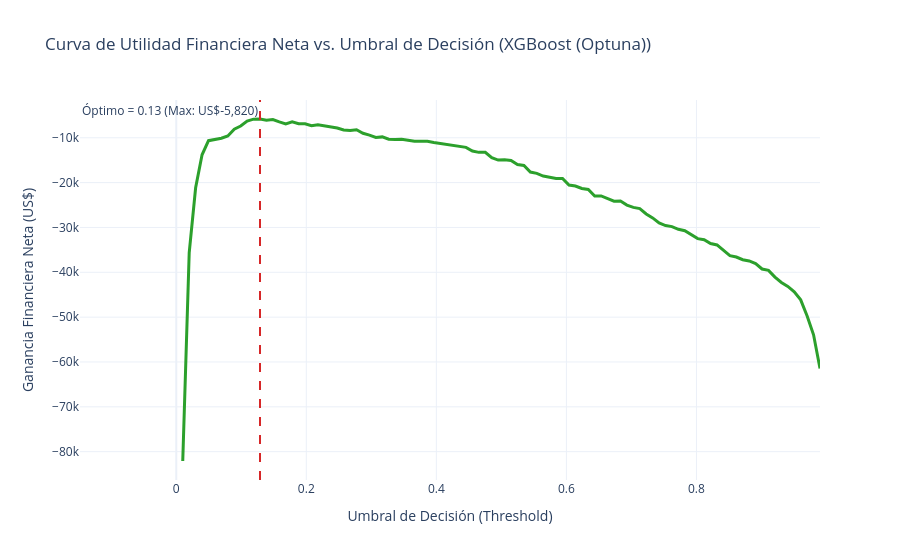

The notebook cell this image was saved under:
### Code cell
# Calibración de Umbral Financiero Óptimo sobre el modelo campeón
best_val_model_name = max(comparison_val.keys(), key=lambda k: comparison_val[k].pr_auc)
champion_val_proba = comparison_val[best_val_model_name].y_proba

th_tuning = find_optimal_business_threshold(y_val, champion_val_proba)
T_OPT = th_tuning.optimal_threshold

print(f"Modelo Campeón Seleccionado: {best_val_model_name}")
print(f"Umbral Óptimo Financiero T*: {T_OPT:.3f}")
print(f"Utilidad Neta Máxima en Validación: US$ {th_tuning.max_utility:,.0f}")
print(
    f"Sensibilidad (Recall) al corte óptimo: {th_tuning.recall_at_optimal * 100:.1f}%"
)
print(
    f"Precisión al corte óptimo:             {th_tuning.precision_at_optimal * 100:.1f}%"
)

fig_util = plot_business_utility_tradeoff(th_tuning, model_name=best_val_model_name)
save_figure_html(fig_util, "../presentation/figures/13_utilidad_vs_umbral_optuna.html")
fig_util.show()

### Figure 1 — Plotly figure (JSON) as saved in the notebook; plotly's stock layout.template omitted (floating-point values rounded to 4 significant figures)
{"data": [{"line": {"color": "#2ca02c", "width": 3}, "mode": "lines", "name": "Utilidad Financiera Neta (US$)", "type": "scatter", "x": [0.01, 0.0199, 0.0298, 0.0397, 0.0496, 0.05949, 0.06939, 0.07929, 0.08919, 0.09909, 0.109, 0.1189, 0.1288, 0.1387, 0.1486, 0.1585, 0.1684, 0.1783, 0.1882, 0.1981, 0.208, 0.2179, 0.2278, 0.2377, 0.2476, 0.2575, 0.2674, 0.2773, 0.2872, 0.2971, 0.307, 0.3169, 0.3268, 0.3367, 0.3466, 0.3565, 0.3664, 0.3763, 0.3862, 0.3961, 0.406, 0.4159, 0.4258, 0.4357, 0.4456, 0.4555, 0.4654, 0.4753, 0.4852, 0.4951, 0.5049, 0.5148, 0.5247, 0.5346, 0.5445, 0.5544, 0.5643, 0.5742, 0.5841, 0.594, 0.6039, 0.6138, 0.6237, 0.6336, 0.6435, 0.6534, 0.6633, 0.6732, 0.6831, 0.693, 0.7029, 0.7128, 0.7227, 0.7326, 0.7425, 0.7524, 0.7623, 0.7722, 0.7821, 0.792, 0.8019, 0.8118, 0.8217, 0.8316, 0.8415, 0.8514, 0.8613, 0.8712, 0.8811, 0.891, 0.9009, 0.9108, 0.9207, 0.9306, 0.9405, 0.9504, 0.9603, 0.9702, 0.9801, 0.99], "y": [-82080.0, -35670.0, -21150.0, -13800.0, -10650.0, -10350.0, -10110.0, -9600.0, -8100.0, -7380.0, -6270.0, -5850.0, -5820.0, -6090.0, -5940.0, -6450.0, -6900.0, -6450.0, -6870.0, -6870.0, -7320.0, -7080.0, -7320.0, -7680.0, -7830.0, -8280.0, -8400.0, -8220.0, -9000.0, -9420.0, -9930.0, -9810.0, -10320.0, -10410.0, -10320.0, -10560.0, -10800.0, -10800.0, -10770.0, -11040.0, -11250.0, -11460.0, -11700.0, -11880.0, -12150.0, -12960.0, -13260.0, -13260.0, -14430.0, -14970.0, -14910.0, -15060.0, -15960.0, -16170.0, -17640.0, -17940.0, -18540.0, -18810.0, -19080.0, -19080.0, -20550.0, -20760.0, -21300.0, -21540.0, -23010.0, -22980.0, -23580.0, -24150.0, -24120.0, -25020.0, -25530.0, -25800.0, -27000.0, -27870.0, -29010.0, -29580.0, -29820.0, -30420.0, -30720.0, -31590.0, -32490.0, -32730.0, -33600.0, -33900.0, -35100.0, -36300.0, -36600.0, -37200.0, -37470.0, -38070.0, -39270.0, -39570.0, -41070.0, -42270.0, -43140.0, -44340.0, -46140.0, -49740.0, -53940.0, -61440.0]}], "layout": {"annotations": [{"showarrow": false, "text": "Óptimo = 0.13 (Max: US$-5,820)", "x": 0.1288, "xanchor": "right", "xref": "x", "y": 1, "yanchor": "top", "yref": "y domain"}], "legend": {"x": 0.05, "y": 0.9}, "shapes": [{"line": {"color": "#d62728", "dash": "dash"}, "type": "line", "x0": 0.1288, "x1": 0.1288, "xref": "x", "y0": 0, "y1": 1, "yref": "y domain"}], "title": {"text": "Curva de Utilidad Financiera Neta vs. Umbral de Decisión (XGBoost (Optuna))"}, "xaxis": {"title": {"text": "Umbral de Decisión (Threshold)"}}, "yaxis": {"title": {"text": "Ganancia Financiera Neta (US$)"}}}}
